Frame 1 (no input): blank canvas, image omitted
Frame 60 (no input): blank canvas, image omitted
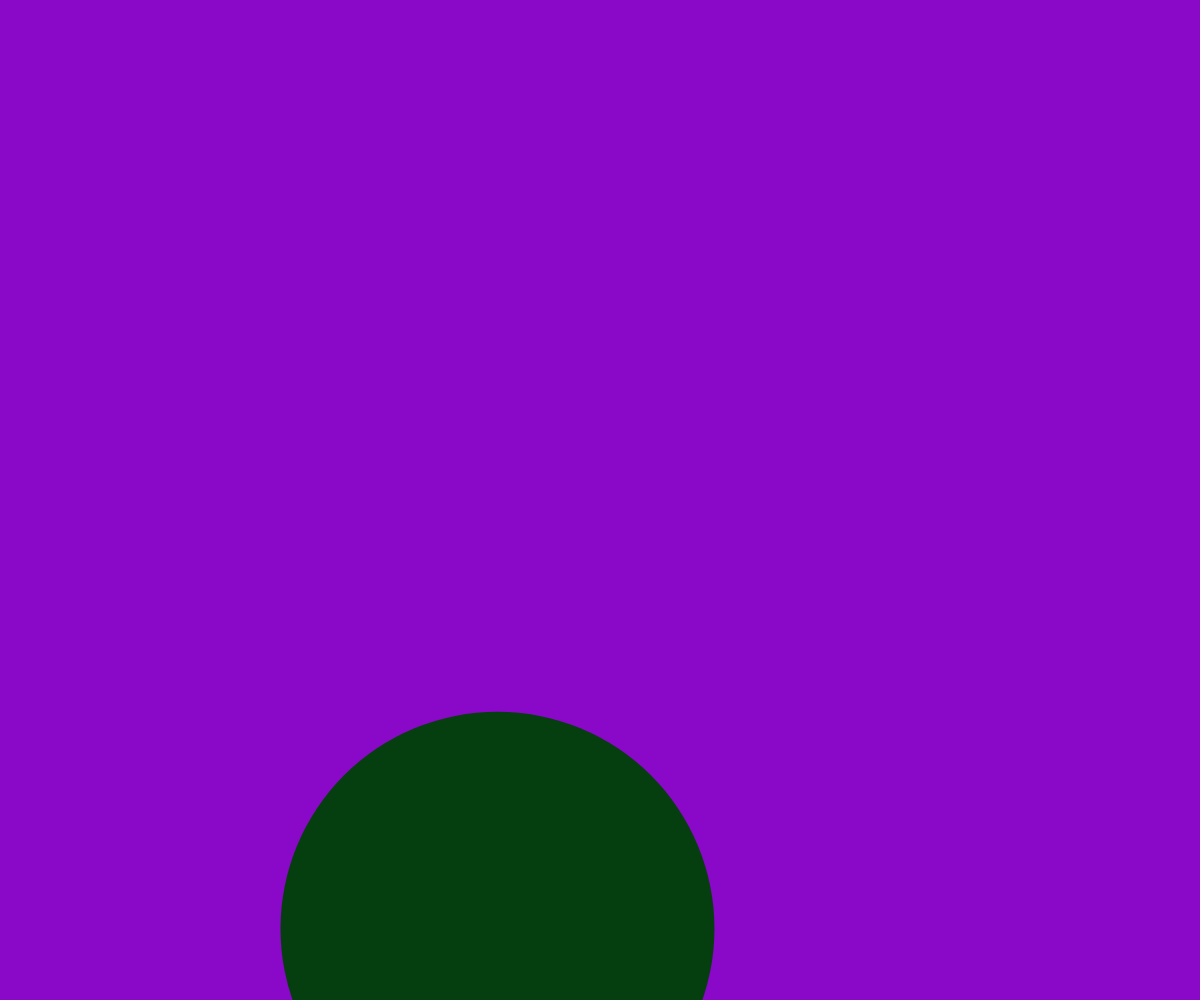
Frame 120 (the mouse pressed at the canvas centre since frame 60)

The p5.js sketch whose frames 1 and 60 were blank and that drew this single picture after the mouse press (run headless with seeded random() and noise() and a simulated clock; from frame 60 on, the mouse is pressed at the canvas centre):

// p5.js sketch
// ── sketch.js
/*
DMS100 - the random() function
zero args - returns a floating-point number between 0 and < 1
one arg (n) - returns a floating-point number between 0 and < n
two args (n, m) - returns a floating-point number between n and < m
*/
function setup() {
  createCanvas(windowWidth, windowHeight);
  let x = random(2, 4);
  print(x); // x will be a floating-point number between 2 and almost 4
  x = round(x);
  print(x); // x is now an integer between 2 and 4
  // start with a random color background
  background(random(255), random(255), random(255));
}

function draw() {
  noStroke();
  // let's combine conditional and random
  if (random() < 0.01) {
    // random() will return a float between 0 and almost 1
    // so 1 in 100 odds the expression will return true
    background(random(255), random(255), random(255));
    // random fill
    fill(random(255), random(255), random(255));
    // choose random x, y locations and random diameter
    // and display ellipse
    ellipse(random(width), random(height), random(5, width));
  }
}
